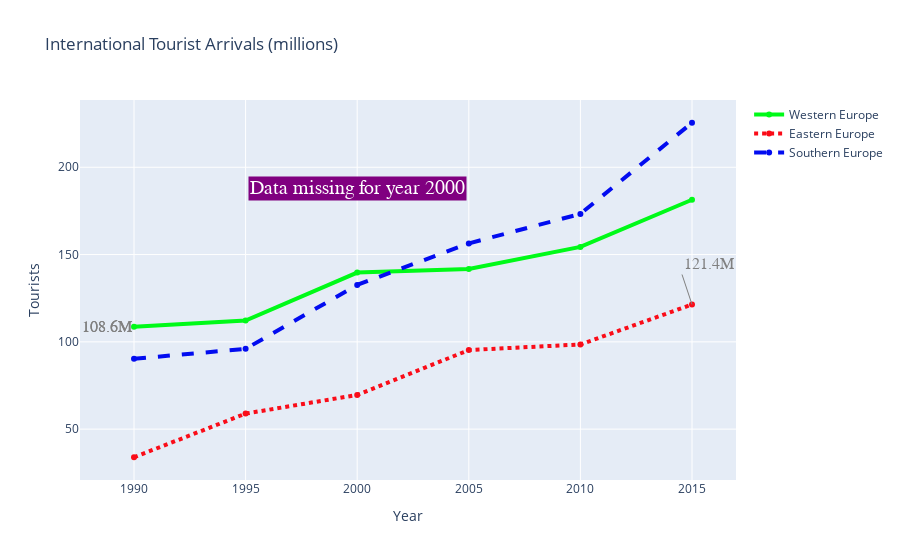

The code cell stored with this chart in its notebook:
### Code cell
fig = dict(
    data=data,
    layout=layout
)

offline.iplot(fig)

### Figure 1 — Plotly figure (JSON) as saved in the notebook; plotly's stock layout.template omitted (floating-point values rounded to 4 significant figures)
{"data": [{"line": {"color": "rgb(0,250,24)", "width": 4}, "name": "Western Europe", "type": "scatter", "x": [1990, 1995, 2000, 2005, 2010, 2015], "y": [108.6, 112.2, 139.7, 141.7, 154.4, 181.4]}, {"line": {"color": "rgb(250,12,24)", "dash": "dot", "width": 4}, "name": "Eastern Europe", "type": "scatter", "x": [1990, 1995, 2000, 2005, 2010, 2015], "y": [33.9, 58.9, 69.6, 95.3, 98.5, 121.4]}, {"line": {"color": "rgb(2,12,240,191)", "dash": "dash", "width": 4}, "name": "Southern Europe", "type": "scatter", "x": [1990, 1995, 2000, 2005, 2010, 2015], "y": [90.3, 96, 132.6, 156.4, 173.3, 225.5]}], "layout": {"annotations": [{"font": {"color": "grey", "family": "Arial", "size": 16}, "showarrow": false, "text": "108.6M", "x": 1990, "xanchor": "right", "y": 108.6, "yanchor": "middle"}, {"font": {"color": "grey", "family": "Arial", "size": 16}, "showarrow": false, "text": "108.6M", "x": 1990, "xanchor": "right", "y": 108.6, "yanchor": "middle"}, {"arrowcolor": "grey", "font": {"color": "grey", "family": "Arial", "size": 16}, "showarrow": true, "text": "121.4M", "x": 2015, "xanchor": "left", "y": 121.4, "yanchor": "bottom"}, {"bgcolor": "purple", "font": {"color": "white", "family": "Times New Roman", "size": 20}, "showarrow": false, "text": "Data missing for year 2000", "x": 2000, "y": 0.8, "yref": "paper"}], "title": {"text": "International Tourist Arrivals (millions)"}, "xaxis": {"title": {"text": "Year"}}, "yaxis": {"title": {"text": "Tourists"}}}}
